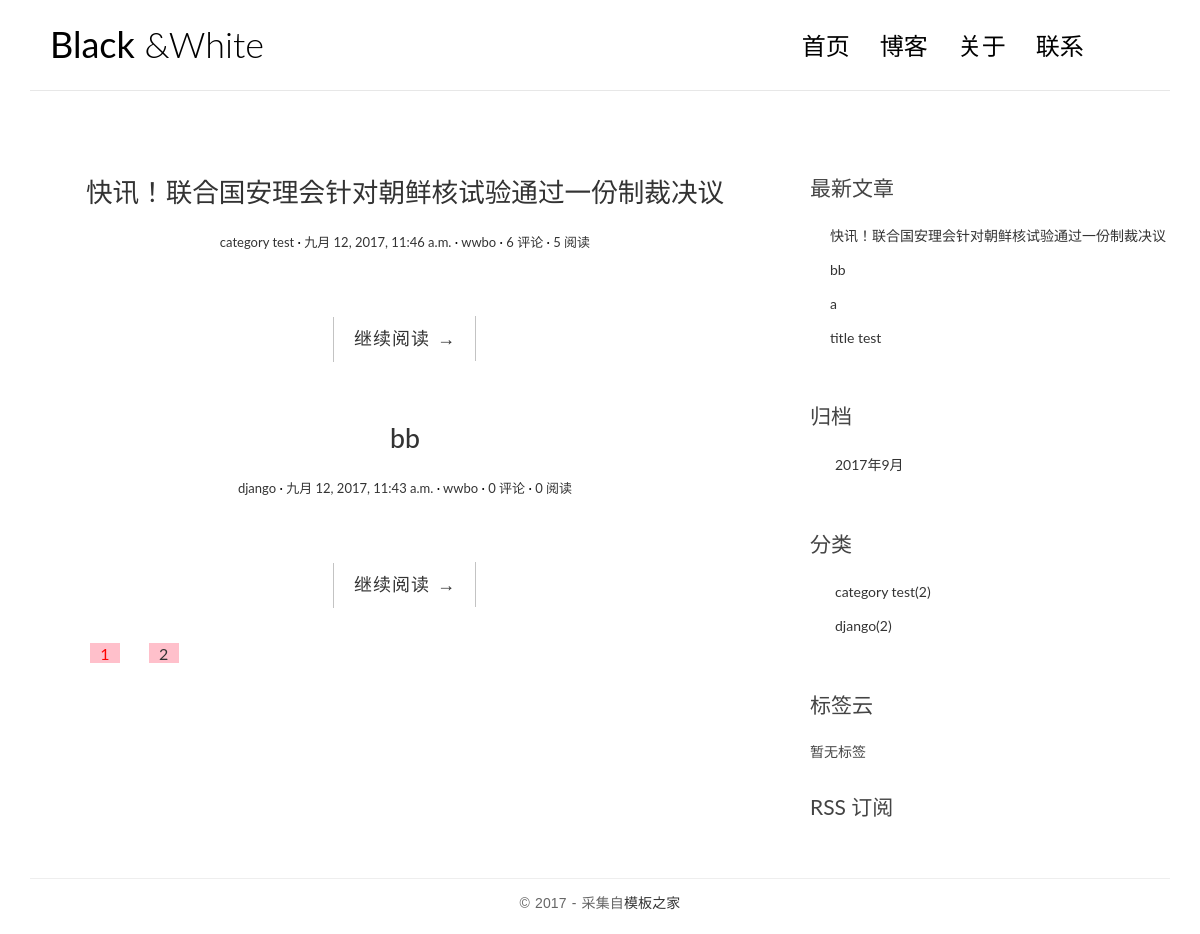
The app's page /, older data.
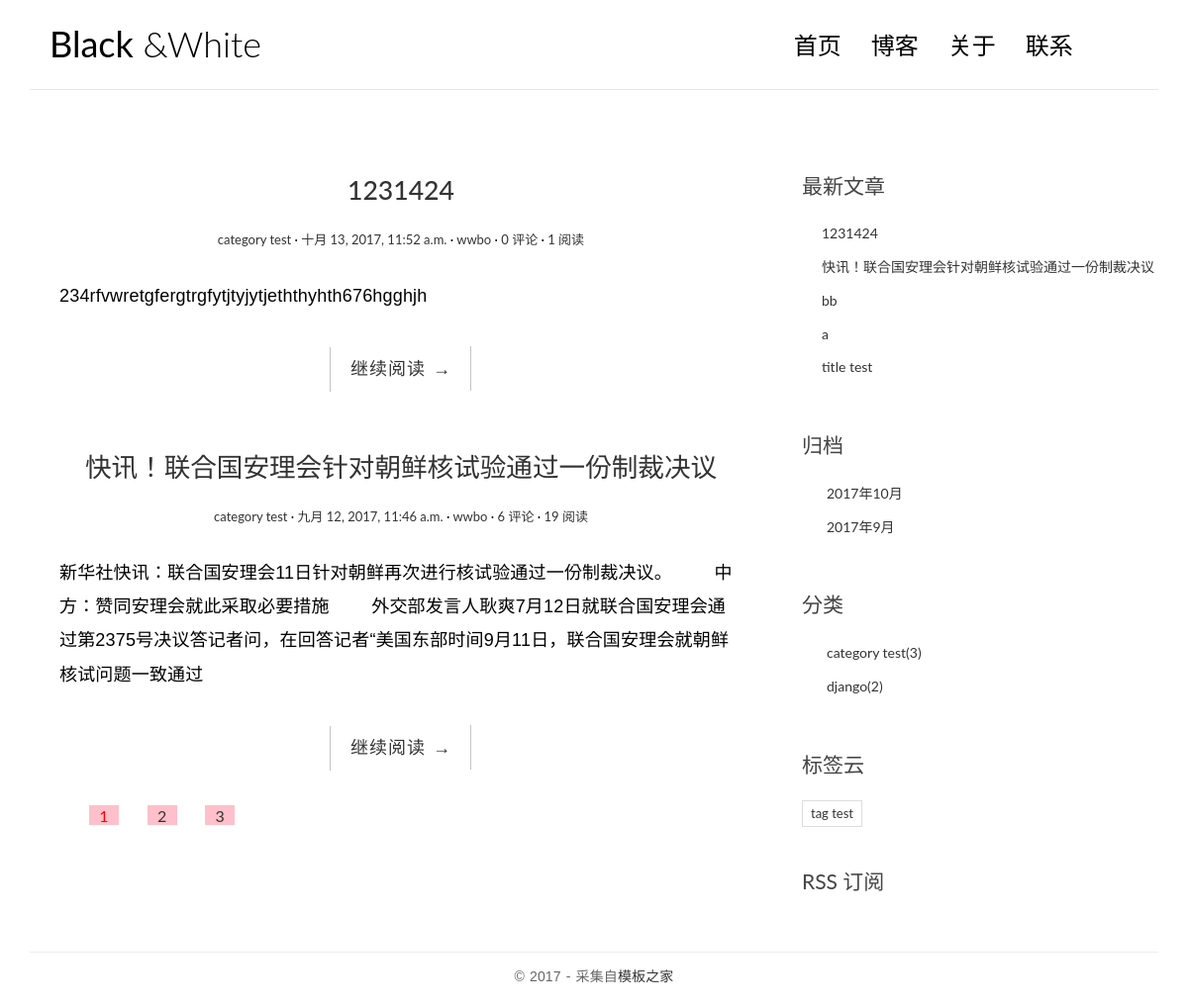
The same page, newer data.
### blog/models.py (models this page shows, shortened)
class Post(models.Model):
    title = models.CharField(max_length=70)
    body = models.TextField()
    created_time = models.DateTimeField()
    modified_time = models.DateTimeField()
    excerpt = models.CharField(max_length=200, blank=True)
    category = models.ForeignKey(Category)
    tags = models.ManyToManyField(Tag, blank=True)
    author = models.ForeignKey(User)
    views=models.PositiveIntegerField(default=0)
    def get_absolute_url(self):
        return reverse('blog:detail',kwargs={'pk':self.pk})
    class Meta:
        ordering=['-created_time','-modified_time']

class Category(models.Model):
    name = models.CharField(max_length=100)

class Tag(models.Model):
    name = models.CharField(max_length=100)

### blog/views.py (the view, shortened to what this page needs)
# urls.py: url(r'^$', views.IndexView.as_view(), name='index'),
class IndexView(ListView):
    model = Post
    template_name = 'blog/index.html'
    context_object_name = 'post_list'
    paginate_by = 2
    def pagination_data(self,paginator,page,is_paginated):
        if not is_paginated:
            return {}
        left=[]
        right=[]
        left_has_more=False
        right_has_more=False
        first=False
        last=False
        page_number=page.number
        total_pages=paginator.num_pages
        page_range=paginator.page_range
        if page_number ==1:
            right=page_range[page_number:page_number+2]
            if right[-1] < total_pages -1:
                right_has_more=True
            if right[-1]<total_pages:
                last=True
        elif page_number ==total_pages:
            left=page_range[(page_number - 3) if (page_number - 3)>0 else 0:page_number -1]
            if left[0]>2:
                left_has_more=True
            if left[0]>1:
                first=True
        data={
            'left':left,
            'right':right,
            'left_has_more':left_has_more,
            'right_has_more':right_has_more,
            'first':first,
            'last':last,
        }
        return data
    def get_context_data(self, **kwargs):
        context = super().get_context_data(**kwargs)
        paginator = context.get('paginator')
        page = context.get('page_obj')
        is_paginated = context.get('is_paginated')
        pagination_data = self.pagination_data(paginator, page, is_paginated)
        context.update(pagination_data)
        return context

### blog/templatetags/blog_tags.py (called while the page is built)
@register.simple_tag
def get_recent_posts(num=5):
    return Post.objects.all().order_by('-created_time')[:num]

@register.simple_tag
def archives():
    return Post.objects.dates('created_time','month',order='DESC')

@register.simple_tag
def get_categories():
    return Category.objects.annotate(num_posts=Count('post')).filter(num_posts__gt=0)

@register.simple_tag
def get_tags():
    return Tag.objects.annotate(num_posts=Count('post')).filter(num_posts__gt=0)

### templates/blog/index.html (shortened to what this page needs)
{% extends 'blog/base.html' %}
{% block main %}
{% for post in post_list %}
<article class="post post-{{ post.pk }}">
    <header class="entry-header">
        <h1 class="entry-title">
            <a href="{{ post.get_absolute_url }}">{{ post.title }}</a>
        </h1>
        <div class="entry-meta">
            <span class="post-category"><a href="#">{{ post.category.name }}</a></span>
            <span class="post-date"><a href="#"><time class="entry-date" datetime="{{ post.created_time }}">{{ post.created_time }}</time></a></span>
            <span class="post-author"><a href="#">{{ post.author }}</a></span>
            <span class="comments-link"><a href="#">{{post.comment_set.count}} 评论</a></span>
            <span class="views-count"><a href="#">{{post.views}} 阅读</a></span>
        </div>
    </header>
    <div class="entry-content clearfix">
        <p>{{ post.excerpt }}</p>
        <div class="read-more cl-effect-14">
            <a href="{{ post.get_absolute_url }}" class="more-link">继续阅读 <span class="meta-nav">→</span></a>
        </div>
    </div>
</article>
{% empty %}
<div class="no-post">暂时还没有发布的文章！</div>
{% endfor %}
{% if is_paginated %}
<div class="pagination">
    <ul>
        <li class="current"><a href="?page={{page_obj.number}}" >{{page_obj.number}}</a></li>
        {% if right %}
            {% for i in right %}
                <li><a href="?page={{i}}" >{{i}}</a></li>
            {% endfor %}
        {% endif %}
    </ul>
</div>
{% endif %}
{% endblock main %}

### templates/blog/base.html (shortened to what this page needs)
{% load staticfiles %}
{% load blog_tags %}
<html>
<head>
    <link rel="stylesheet" href="{% static 'blog/css/bootstrap.min.css' %}">
    <link rel="stylesheet" href="{% static 'blog/css/custom.css' %}">
    <link rel="stylesheet" href="{% static 'blog/css/pace.css' %}">
    <link rel="stylesheet" href="http://code.ionicframework.com/ionicons/2.0.1/css/ionicons.min.css">
    <link rel="stylesheet" href="{%static 'blog/css/highlights/github.css'%}">
    <link rel="stylesheet" href="{%static 'blog/css/style.css' %}">
</head>
<body>
<div class="container">
    <header id="site-header">
        <div class="row">
            <div class="col-md-4 col-sm-5 col-xs-8">
                <div class="logo">
                    <h1><a href="{% url 'blog:index' %}"><b>Black</b> &amp;White</a></h1>
                </div>
            </div>
            <div class="col-md-8 col-sm-7 col-xs-4">
                <nav class="main-nav" role="navigation">
                    <div class="collapse navbar-collapse" id="bsexample-navbar-collapse-1">
                        <ul class="nav navbar-nav navbar-right">
                            <li class="cl-effect-11"><a href="index.html" data-hover="首页">首页</a></li>
                            <li class="cl-effect-11"><a href="fullwidth.html" data-hover="博客">博客</a></li>
                            <li class="cl-effect-11"><a href="about.html" data-hover="关于">关于</a></li>
                            <li class="cl-effect-11"><a href="contact.html" data-hover="联系">联系</a></li>
                        </ul>
                    </div>
                </nav>
            </div>
        </div>
    </header>
</div>
<div class="content-body">
    <div class="container">
        <div class="row">
            <main class="col-md-8">
                {% block main %}
                {% endblock %}
            </main>
            <aside class="col-md-4">
                <div class="widget widget-recent-posts">
                    <h3 class="widget-title">最新文章</h3>
                    {% get_recent_posts as recent_post_list%}
                    <ul>
                        {% for post in recent_post_list %}
                        <li>
                            <a href="{{post.get_absolute_url}}">{{post.title}}</a>
                        </li>
                        {%empty%}
                        暂无文章
                        {% endfor %}
                    </ul>
                </div>
                <div class="widget widget-archives">
                    <h3 class="widget-title">归档</h3>
                    {%archives as date_list%}
                    <ul>
                        {% for date in date_list%}
                        <li>
                            <a href="{%url 'blog:archives' date.year date.month%}">{{date.year}}年{{date.month}}月</a>
                        </li>
                        {% empty%}
                        暂无归档
                        {%endfor%}
                    </ul>
                </div>
                <div class="widget widget-category">
                    <h3 class="widget-title">分类</h3>
                    {%get_categories as category_list%}
                    <ul>
                        {%for category in category_list%}
                        <li>
                            <a href="{%url 'blog:category' category.pk%}">{{category.name}}<span class="post-count">({{category.num_posts}})</span></a>
                        </li>
                        {%empty%}
                        暂无分类
                        {%endfor%}
                    </ul>
                </div>
                <div class="widget widget-tag-cloud">
                    <h3 class="widget-title">标签云</h3>
                    {% get_tags as tag_list %}
                    <ul>
                        {% for tag in tag_list %}
                        <li>
                            <a href="{% url 'blog:tag' tag.pk %}">{{tag.name}}</a>
                        </li>
                        {% empty %}
                        暂无标签
                        {% endfor %}
                    </ul>
                </div>
                <div class="rss">
                    <a href="{% url 'rss' %}"> RSS 订阅</a>
                </div>
            </aside>
        </div>
    </div>
</div>
<footer id="site-footer">
    <div class="container">
        <div class="row">
            <div class="col-md-12">
                <p class="copyright">&copy 2017 - 采集自<a href="http://www.cssmoban.com/" target="_blank" title="模板之家">模板之家</a></p>
            </div>
        </div>
    </div>
</footer>
</body>
</html>

### blog/static/blog/css/custom.css (style rules this page uses)
* { outline: none; }
h1, h2, h3, h4, h5, h6 { margin-top: 0; }
b { font-weight: 400; }
a { color: #333; }
body { color: #444; font-family: 'Lato', sans-serif; }
p { font-family: 'Ubuntu', sans-serif; font-weight: 400; word-spacing: 1px; letter-spacing: 0.01em; }
#site-header { background-color: #FFF; padding: 25px 20px; margin-bottom: 40px; border-bottom: 1px solid #e7e7e7; }
.logo h1 a { color: #000; }
.logo h1 { margin: 0; font-family: 'Lato', sans-serif; font-weight: 300; }
.main-nav { margin-top: 11px; max-width: 95%; }
.main-nav a { color: #000000 !important; padding: 0 0 5px 0 !important; margin-right: 30px; font-family: 'Lato', sans-serif; font-weight: 300; font-size: 24px; }
.cl-effect-11 a { padding: 10px 0; color: #0972b4; text-shadow: none; }
.cl-effect-11 a::before { position: absolute; top: 0; left: 0; overflow: hidden; padding: 0 0 5px 0 !important; max-width: 0; border-bottom: 1px solid #000; color: #000; content: attr(data-hover); white-space: nowrap; -webkit-transition: max-width 0.5s; -moz-transition: max-width 0.5s; transition: max-width 0.5s; }
.content-body { padding-bottom: 4em; }
.post { background: #fff; padding: 30px 30px 0; }
.entry-title { text-align: center; font-size: 1.9em; margin-bottom: 20px; line-height: 1.6; padding: 10px 20px 0; }
.entry-meta { text-align: center; color: #DDDDDD; font-size: 13px; margin-bottom: 30px; }
.entry-content { font-size: 18px; line-height: 1.9; font-weight: 300; color: #000; }
.post-category::after, .post-date::after, .post-author::after, .comments-link::after { content: ' ·'; color: #000; }
.read-more { font-family: 'Ubuntu', sans-serif; font-weight: 400; word-spacing: 1px; letter-spacing: 0.01em; text-align: center; margin-top: 20px; }
.cl-effect-14 a { padding: 0 20px; height: 45px; line-height: 45px; position: relative; display: inline-block; margin: 15px 25px; letter-spacing: 1px; font-weight: 400; text-shadow: 0 0 1px rgba(255, 255, 255, 0.3); }
.cl-effect-14 a::before, .cl-effect-14 a::after { position: absolute; width: 45px; height: 1px; background: #C3C3C3; content: ''; -webkit-transition: all 0.3s; -moz-transition: all 0.3s; transition: all 0.3s; pointer-events: none; }
.cl-effect-14 a::before { top: 0; left: 0; -webkit-transform: rotate(90deg); -moz-transform: rotate(90deg); transform: rotate(90deg); -webkit-transform-origin: 0 0; -moz-transform-origin: 0 0; transform-origin: 0 0; }
.cl-effect-14 a::after { right: 0; bottom: 0; -webkit-transform: rotate(90deg); -moz-transform: rotate(90deg); transform: rotate(90deg); -webkit-transform-origin: 100% 0; -moz-transform-origin: 100% 0; transform-origin: 100% 0; }
.widget { background: #fff; padding: 30px 0 0; }
.widget-title { font-size: 1.5em; margin-bottom: 20px; line-height: 1.6; padding: 10px 0 0; font-weight: 400; }
.widget-recent-posts ul { padding: 0; margin: 0; padding-left: 20px; }
.widget-recent-posts ul li { list-style-type: none; position: relative; line-height: 170%; margin-bottom: 10px; }
.widget-recent-posts ul li::before { content: '\f3d3'; font-family: "Ionicons"; position: absolute; left: -17px; top: 3px; font-size: 16px; color: #000; }
.widget-archives ul { padding: 0; margin: 0; padding-left: 25px; }
.widget-archives ul li { list-style-type: none; position: relative; line-height: 170%; margin-bottom: 10px; }
.widget-archives ul li::before { content: '\f3f3'; font-family: "Ionicons"; position: absolute; left: -25px; top: 1px; font-size: 16px; color: #000; }
.widget-category ul { padding: 0; margin: 0; padding-left: 25px; }
.widget-category ul li { list-style-type: none; position: relative; line-height: 170%; margin-bottom: 10px; }
.widget-category ul li::before { content: '\f3fe'; font-family: "Ionicons"; position: absolute; left: -25px; top: 1px; font-size: 18px; color: #000; }
.widget-tag-cloud ul { padding: 0; margin: 0; margin-right: -10px; }
.widget-tag-cloud ul li { list-style-type: none; font-size: 13px; display: inline-block; margin-right: 10px; margin-bottom: 10px; padding: 3px 8px; border: 1px solid #ddd; }
.rss { font-size: 21px; margin-top: 30px; }
.rss a { color: #444; }
#site-footer { padding-top: 10px; padding: 0 0 1.5em 0; }
.copyright { text-align: center; padding-top: 1em; margin: 0; border-top: 1px solid #eee; color: #666; }
.pagination ul { list-style: none; }
.pagination ul li { display: inline-block; font-size: 16px; margin-right: 5px; }
.current a { color: red; }

Row changes from the older to the newer data that the page shows:
no longer on one of the page's lists (row edited): Post: title "bb", category.name "django", created_time "九月 12, 2017, 11:43 a.m.", author "wwbo", comment_set.count "0", views "0"
added Post: title "1231424", category.name "category test", created_time "十月 13, 2017, 11:52 a.m.", author "wwbo", comment_set.count "0", views "1", excerpt "234rfvwretgfergtrgfytjtyjytjeththyhth676hgghjh"
changed Post "快讯！联合国安理会针对朝鲜核试验通过一份制裁决议": views "5" → "19"; excerpt (not shown) → "新华社快讯：联合国安理会11日针对朝鲜再次进行核试验通过一份制裁决议。 中方：赞同安理会就此采取必要措施 外交部发言人耿爽7月12日就联合国安理会通过第2375号决议答记者问，在回答记者“美国东部时间9月11日，联合国安理会就朝鲜核试问题一致通过"
computed for Category "category test": num_posts "2" → "3"
now on this page (row unchanged): Tag: name "tag test"
Text that changed along with them:
new list line: "3"
new list line: "2017 年 10 月"
text no longer shown: "暂无标签"
